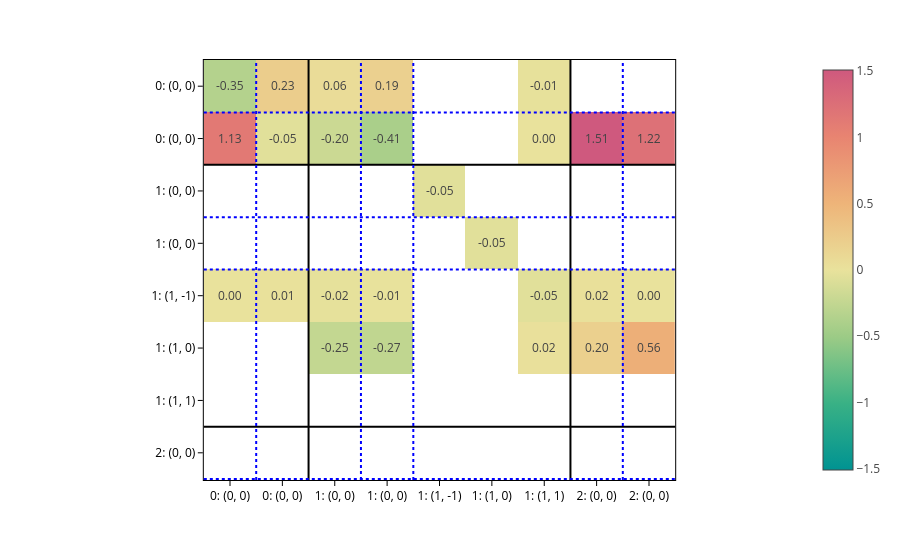

Notebook code cell kept with this figure:
### Markdown cell above
And plot the obtained matrices:

### Code cell
matrix = processor.matrix_from_data(
    data,
    predictions={"node_labels": node_labels, "edge_labels": edge_labels},
)

plot_basis_matrix(
    matrix[0]*100,
    config1,
    point_lines={"color": "black"},
    basis_lines={"color": "blue"},
    colorscale="temps",
    text=".2f",
    basis_labels=True,
).show()

### Figure 1 — Plotly figure (JSON) as saved in the notebook; plotly's stock layout.template omitted (floating-point values rounded to 4 significant figures)
{"data": [{"coloraxis": "coloraxis", "hovertemplate": "x: %{x}<br>y: %{y}<br>color: %{z}<extra></extra>", "name": "0", "texttemplate": "%{z:.2f}", "type": "heatmap", "xaxis": "x", "yaxis": "y", "z": [[-0.349, 0.2275, 0.06239, 0.1917, null, null, -0.01406, null, null], [1.134, -0.04959, -0.1988, -0.4113, null, null, 0.001744, 1.509, 1.224], [null, null, null, null, -0.04998, null, null, null, null], [null, null, null, null, null, -0.04998, null, null, null], [0.004802, 0.01016, -0.01858, -0.007865, null, null, -0.04996, 0.02242, 0.0001345], [null, null, -0.2474, -0.2698, null, null, 0.01644, 0.2001, 0.555]]}], "layout": {"coloraxis": {"cmid": 0, "colorscale": [[0, "rgb(0, 147, 146)"], [0.1667, "rgb(57, 177, 133)"], [0.3333, "rgb(156, 203, 134)"], [0.5, "rgb(233, 226, 156)"], [0.6667, "rgb(238, 180, 121)"], [0.8333, "rgb(232, 132, 113)"], [1, "rgb(207, 89, 126)"]]}, "margin": {"t": 60}, "shapes": [{"line": {"color": "black"}, "type": "line", "x0": 0, "x1": 1, "xref": "x domain", "y0": 1.5, "y1": 1.5, "yref": "y"}, {"line": {"color": "black"}, "type": "line", "x0": 1.5, "x1": 1.5, "xref": "x", "y0": 0, "y1": 1, "yref": "y domain"}, {"line": {"color": "black"}, "type": "line", "x0": 0, "x1": 1, "xref": "x domain", "y0": 6.5, "y1": 6.5, "yref": "y"}, {"line": {"color": "black"}, "type": "line", "x0": 6.5, "x1": 6.5, "xref": "x", "y0": 0, "y1": 1, "yref": "y domain"}, {"line": {"color": "blue", "dash": "dot"}, "type": "line", "x0": 0, "x1": 1, "xref": "x domain", "y0": 0.5, "y1": 0.5, "yref": "y"}, {"line": {"color": "blue", "dash": "dot"}, "type": "line", "x0": 0.5, "x1": 0.5, "xref": "x", "y0": 0, "y1": 1, "yref": "y domain"}, {"line": {"color": "blue", "dash": "dot"}, "type": "line", "x0": 0, "x1": 1, "xref": "x domain", "y0": 2.5, "y1": 2.5, "yref": "y"}, {"line": {"color": "blue", "dash": "dot"}, "type": "line", "x0": 2.5, "x1": 2.5, "xref": "x", "y0": 0, "y1": 1, "yref": "y domain"}, {"line": {"color": "blue", "dash": "dot"}, "type": "line", "x0": 0, "x1": 1, "xref": "x domain", "y0": 3.5, "y1": 3.5, "yref": "y"}, {"line": {"color": "blue", "dash": "dot"}, "type": "line", "x0": 3.5, "x1": 3.5, "xref": "x", "y0": 0, "y1": 1, "yref": "y domain"}, {"line": {"color": "blue", "dash": "dot"}, "type": "line", "x0": 0, "x1": 1, "xref": "x domain", "y0": 7.5, "y1": 7.5, "yref": "y"}, {"line": {"color": "blue", "dash": "dot"}, "type": "line", "x0": 7.5, "x1": 7.5, "xref": "x", "y0": 0, "y1": 1, "yref": "y domain"}], "xaxis": {"anchor": "y", "constrain": "domain", "domain": [0, 1], "scaleanchor": "y", "ticktext": ["0: (0, 0)", "0: (0, 0)", "1: (0, 0)", "1: (0, 0)", "1: (1, -1)", "1: (1, 0)", "1: (1, 1)", "2: (0, 0)", "2: (0, 0)"], "tickvals": [0, 1, 2, 3, 4, 5, 6, 7, 8]}, "yaxis": {"anchor": "x", "autorange": "reversed", "constrain": "domain", "domain": [0, 1], "ticktext": ["0: (0, 0)", "0: (0, 0)", "1: (0, 0)", "1: (0, 0)", "1: (1, -1)", "1: (1, 0)", "1: (1, 1)", "2: (0, 0)", "2: (0, 0)"], "tickvals": [0, 1, 2, 3, 4, 5, 6, 7, 8]}}}
